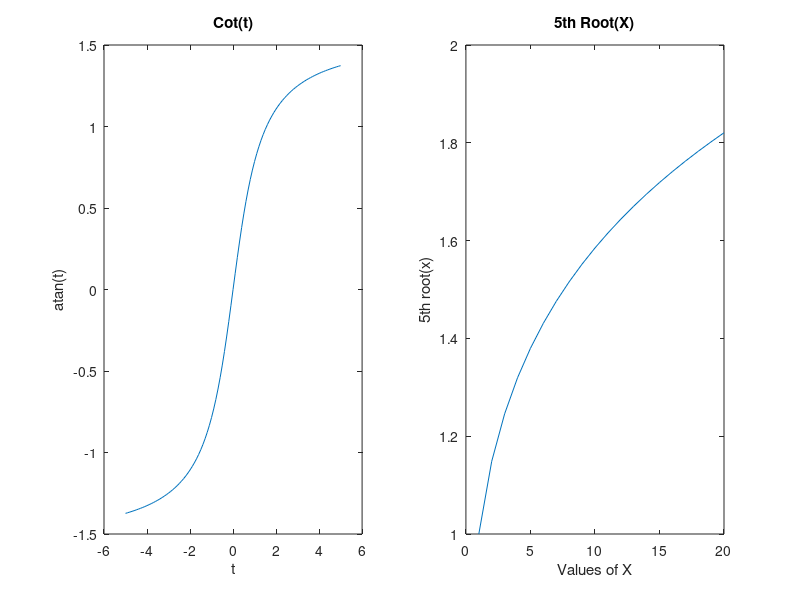

Here is the MATLAB script that generated this plot:
%{
  EXPERIMENT-4(A)
  AIM:Evaluating a given expression and rounding it to the nearest integer value using Round,Floor,Ceil and Fix Functions.
  SOFTWARE USED:MATLAB 7.12.0(R2011a)
 %}
 
%Round
round(-99.97855)
round(99.97855)

%Ceil
ceil(99.97855)
ceil(-99.97855)

%Floor
floor(99.97855)
floor(-99.97855)

%Fix
fix(50.55555)
fix(-50.55555)

  %{
  EXPERIMENT-4(B)
  AIM:Generating and Plots of Trigonometric Functions-sin(t),cos(t),tan(t),sec(t),cosec(t) and cot(t) for a given duration, 't'.
  SOFTWARE USED:MATLAB 7.12.0(R2011a)
 %}
%Generating and Plotting Trigonometric functions
t=-pi:0.1:pi

%Generating and Plotting sin(t)
X=sin(t)
subplot(1,2,1)
plot(t,X)
xlabel('t')
ylabel('sin(t)')
title('Sin(t)')
subplot(1,2,2)
stem(t,X)
xlabel('t')
ylabel('sin(t)')
title('Sin(t)')
  
%Generating and Plotting cos(t)
X=cos(t)
subplot(1,2,1)
plot(t,X)
xlabel('t')
ylabel('cos(t)')
title('Cos(t)')
subplot(1,2,2)
stem(t,X)
xlabel('t')
ylabel('cos(t)')
title('Cos(t)')
  
%Generating and Plotting tan(t)
t=(-pi/2)+0.05:0.05:(pi/2)-0.05
X=tan(t)
subplot(1,2,1)
plot(t,X)
xlabel('t')
ylabel('tan(t)')
title('Tan(t)')
subplot(1,2,2)
stem(t,X)
xlabel('t')
ylabel('tan(t)')
title('Tan(t)')

t=-1:0.02:1
  
%Generating and Plotting asin(t)
X=asin(t)
subplot(1,2,1)
plot(t,X)
xlabel('t')
ylabel('asin(t)')
title('Cosec(t)')
subplot(1,2,2)
stem(t,X)
xlabel('t')
ylabel('asin(t)')
title('Cosec(t)')
  
%Generating and Plotting acos(t)
X=acos(t)
subplot(1,2,1)
plot(t,X)
xlabel('t')
ylabel('acos(t)')
title('Sec(t)')
subplot(1,2,2)
stem(t,X)
xlabel('t')
ylabel('acos(t)')
title('Sec(t)')

%Generating and Plotting atan(t)
t=-5:0.1:5
X=atan(t)
subplot(1,2,1)
plot(t,X)
xlabel('t')
ylabel('atan(t)')
title('Cot(t)')
subplot(1,2,2)
stem(t,X)
xlabel('t')
ylabel('atan(t)')
title('Cot(t)')
  
 %{
  EXPERIMENT-4(C)
  AIM:Generating and Plots of Logarithmic and other Functions-log(A),log10(A),Square Root of A,Real nth root of A.
  SOFTWARE USED:MATLAB 7.12.0(R2011a)
 %}
X=1:1:20
%Log(X)
Y=log(X)
plot(X,Y)
title('Log(X)')
xlabel('Values of X')
ylabel('log x')
  
%Log10(X)
Y=log10(X)
plot(X,Y)
title('Log10(X)')
xlabel('Values of X')
ylabel('log10x')
  
%Sqrt(X)
Y=sqrt(X)
plot(X,Y)
title('Sqrt(X)')
xlabel('Values of X')
ylabel('sqrt(x)')
  
%nthroot(X)
Y=nthroot(X,5)
plot(X,Y)
title('5th Root(X)')
xlabel('Values of X')
ylabel('5th root(x)')
